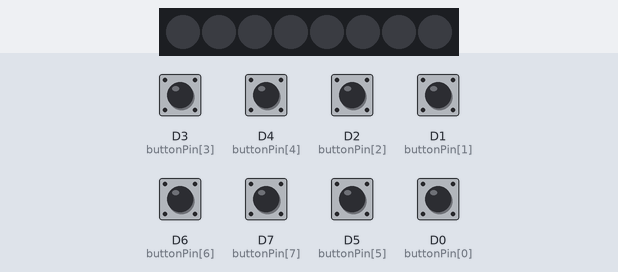
This sketch was run on a simulated ESP8266 (NodeMCU). Shown: 8 RGB LEDs in strip order, left to right. The test bench sets the inputs (shaded band); at power-on: D0 (buttonPin[0]), D1 (buttonPin[1]), D2 (buttonPin[2]), D3 (buttonPin[3]), D4 (buttonPin[4]), D5 (buttonPin[5]), D6 (buttonPin[6]), D7 (buttonPin[7]) HIGH. What the sketch prints to the serial monitor is not drawn.

Above: at 1.2 s.
1.3 s: D3 (buttonPin[3]) pulled LOW for 0.15 s
At 1.37 s:
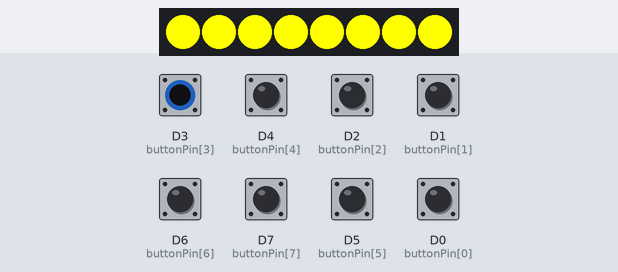
2.9 s: D4 (buttonPin[4]) pulled LOW for 0.15 s
At 2.97 s:
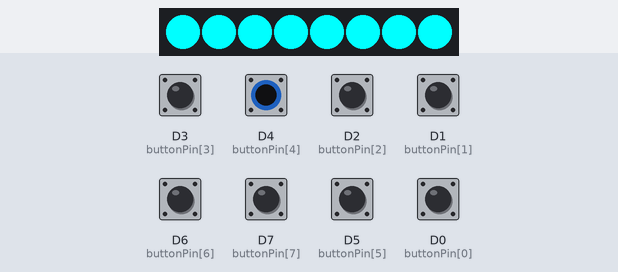
Timing chart, 0 to 3.4 s (numbered marks = the images above; inputs shaded):
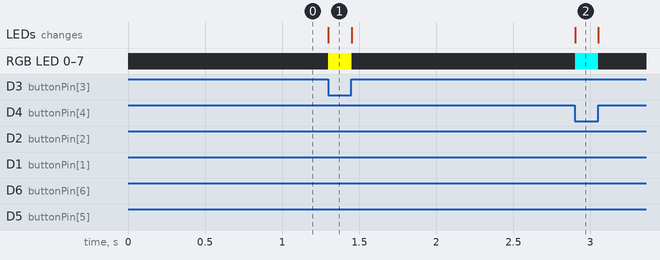

Measured:
- after the input at 1.3 s, RGB LED 0–7: off → RGB(255, 255, 0) at once, → off 0.15 s later; the LEDs: change at once (image 1)
- after the input at 2.9 s, RGB LED 0–7: off → RGB(0, 255, 255) at once, → off 0.15 s later; the LEDs: change at once (image 2)

The sketch:

buttonLaunchPad.ino
```cpp
#include <Adafruit_NeoPixel.h>
#ifdef __AVR__
#include <avr/power.h>
#endif

#define PIN D8
#define SIZE 8


int buttonPin[SIZE] = {D0, D1, D2, D3, D4, D5, D6, D7};

//Variables

int buttonState[SIZE] = {0, 0, 0, 0, 0, 0, 0, 0};


// Parameter 1 = number of pixels in strip
// Parameter 2 = Arduino pin number (most are valid)
// Parameter 3 = pixel type flags, add together as needed:
//   NEO_KHZ800  800 KHz bitstream (most NeoPixel products w/WS2812 LEDs)
//   NEO_KHZ400  400 KHz (classic 'v1' (not v2) FLORA pixels, WS2811 drivers)
//   NEO_GRB     Pixels are wired for GRB bitstream (most NeoPixel products)
//   NEO_RGB     Pixels are wired for RGB bitstream (v1 FLORA pixels, not v2)
//   NEO_RGBW    Pixels are wired for RGBW bitstream (NeoPixel RGBW products)
Adafruit_NeoPixel strip = Adafruit_NeoPixel(8, PIN, NEO_GRB + NEO_KHZ800);

// IMPORTANT: To reduce NeoPixel burnout risk, add 1000 uF capacitor across
// pixel power leads, add 300 - 500 Ohm resistor on first pixel's data input
// and minimize distance between Arduino and first pixel.  Avoid connecting
// on a live circuit...if you must, connect GND first.

void setup() {
  // This is for Trinket 5V 16MHz, you can remove these three lines if you are not using a Trinket
#if defined (__AVR_ATtiny85__)
  if (F_CPU == 16000000) clock_prescale_set(clock_div_1);
#endif

  Serial.begin(115200);
  Serial.println();
  for (int i = 0; i < SIZE ; i++) {
    pinMode(buttonPin[i], INPUT_PULLUP);
    Serial.println(i);
  }
  Serial.println();
  Serial.println("Launchpad...");
  Serial.printf("%d low \n", LOW);
  strip.begin();
  strip.show(); // Initialize all pixels to 'off'
}

void loop() {
  // Some example procedures showing how to display to the pixels:

  for (int i = 0; i < SIZE ; i++) {
    buttonState[i] = digitalRead(buttonPin[i]);
    if (buttonState[i] == LOW) {
      lightItUp(i);
    }
  }

  if (buttonState[0] == HIGH &&
      buttonState[1] == HIGH &&
      buttonState[2] == HIGH &&
      buttonState[3] == HIGH &&
      buttonState[4] == HIGH &&
      buttonState[5] == HIGH &&
      buttonState[6] == HIGH &&
      buttonState[7] == HIGH ) {

    turnOff();
  }
}
// Fill the dots one after the other with a color
void colorWipe(uint32_t c) {
  for (uint16_t i = 0; i < strip.numPixels(); i++) {
    strip.setPixelColor(i, c);
  }

  strip.show();
}
void turnOff() {
  Serial.println("off");
  colorWipe(strip.Color(0, 0, 0));
}
void lightItUp(int i) {
  Serial.println("lightitUP" + i);
  switch (i) {
    case 0:
      colorWipe(strip.Color(255, 0, 0));
      break;
    case 1:
      colorWipe(strip.Color(0, 255, 0));
      break;
    case 2:
      colorWipe(strip.Color(0, 0, 255));
      break;
    case 3:
      colorWipe(strip.Color(255, 255, 0));
      break;
    case 4:
      colorWipe(strip.Color(0, 255 , 255));
      break;
    case 5:
      colorWipe(strip.Color(255, 0, 255));
      break;
    case 6:
      colorWipe(strip.Color(255, 255, 255));
      break;
    default:
      colorWipe(strip.Color(125, 125, 125));
      break;
  }


}
```
